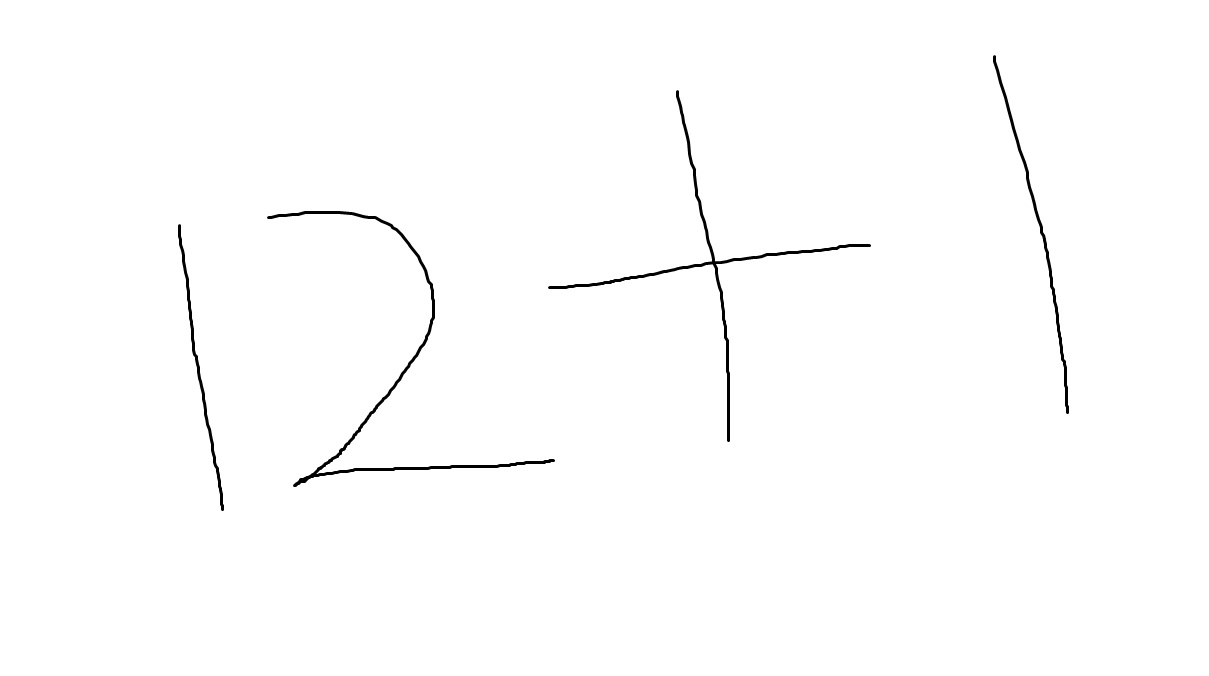
#> input picture Advanced Level/Task 3/equation.jpg, 1209 x 676 px, given as the content of the folder DY FOLDER/LetGrowMore/Beginner/Task9/data/extracted_images/-, which was not available
$ jupyter execute --allow-errors 'Handwritten equation solver using CNN.ipynb'   (text cells are left out)
#> lines starting #> are read from the running program, lines starting #| are printed output that depends on the picture; after the words box and inside, x2 and y2 are one past the last pixel; in counts of white or black regions, pixels touching at a corner belong together; pictures that were not available may be replaced by others from this repository, and a replacement may not be noted
[cell 1]
import pandas as pd
import numpy as np
import matplotlib.pyplot as plt
import cv2
import os
from os import listdir
from os.path import isfile,join
from PIL import Image

[cell 2]
def load_image_from_folder(folder):
    train_data=[]
    for filename in os.listdir(folder):
        img=cv2.imread(os.path.join(folder,filename),cv2.IMREAD_GRAYSCALE)
#> img is the input picture: shape (676, 1209); min 0, max 255, mean 253.1
        img=~img
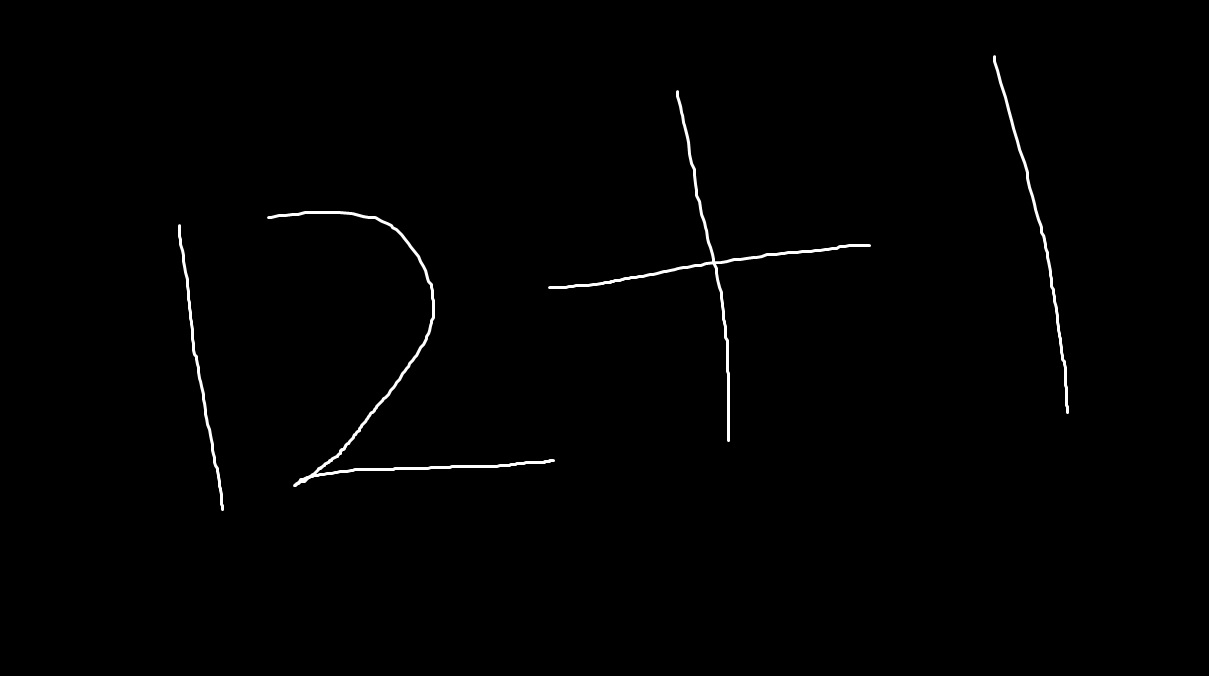
#> img: shape (676, 1209); min 0, max 255, mean 1.9
        if img is not None:
            _,thresh=cv2.threshold(img,127,255,cv2.THRESH_BINARY)
#> thresh: shape (676, 1209); 0.76% white; 4 white regions
            ctrs=cv2.findContours(thresh,cv2.RETR_EXTERNAL,cv2.CHAIN_APPROX_NONE)[0]
#> ctrs = 4 contours; box (x1, y1, x2, y2) and area: (267, 211, 555, 487) 1530, (548, 90, 871, 442) 1382, (993, 55, 1069, 414) 752, (178, 224, 224, 511) 586
            cnt=sorted(ctrs,key=lambda ctr:cv2.boundingRect(ctr))
#> cnt has the same summary as ctrs
            w=int(28)
            h=int(28)
            maxi=0
            for c in cnt:
                x,y,w,h= cv2.boundingRect(c)
                maxi=max(w*h,maxi)
                if maxi==w*h:
                    x_max=x
                    y_max=y
                    w_max=w
                    h_max=h
#> this loop made 4 passes
#> (x, y, w, h, maxi, x_max, y_max, w_max) on passes 1 to 3: (178, 224, 46, 287, 13202, 178, 224, 46), (267, 211, 288, 276, 79488, 267, 211, 288), (548, 90, 323, 352, 113696, 548, 90, 323)
#> (x, y, w, h, maxi) on pass 4: (993, 55, 76, 359, 113696)
            im_crop=thresh[y_max:y_max+h_max+10,x_max:x_max+w_max+10]
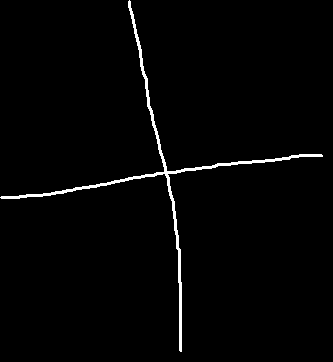
#> im_crop: shape (362, 333); 1.7% white; 1 white region
            im_resize=cv2.resize(im_crop,(28,28))
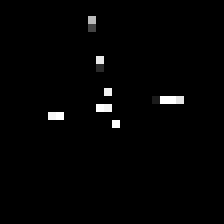
#> im_resize: shape (28, 28) (shown 8 times larger); min 0, max 255, mean 3.6
            im_resize=np.reshape(im_resize,(784,1))
#> im_resize = 784 values, max 255 at index 356, min 0 at index 0, mean 3.56
            train_data.append(im_resize)
    return train_data

[cell 3]
data=[]

[cell 4]
data=load_image_from_folder(r"D:\AASTUDY FOLDER\LetGrowMore\Beginner\Task9\data\extracted_images\-")
#> data = 1 item
len(data)
for i in range(0,len(data)):
    data[i]=np.append(data[i],["10"])
#> this loop made 1 pass
print(len(data))
#| 1

[cell 5]
data0=load_image_from_folder("D:\AASTUDY FOLDER\LetGrowMore\Beginner\Task9\data\extracted_images\+")
#> the loop in load_image_from_folder (call 2), `for c in cnt:` made 4 passes
#> data0 = 1 item
len(data0)
for i in range(0,len(data0)):
    data0[i]=np.append(data0[i],["11"])
data=np.concatenate((data,data0))
print(len(data))
#| 2

[cell 6]
data2=load_image_from_folder(r"D:\AASTUDY FOLDER\LetGrowMore\Beginner\Task9\data\extracted_images\0")
#> data2 = 1 item
len(data2)
for i in range(0,len(data2)):
    data2[i]=np.append(data2[i],["0"])
data=np.concatenate((data,data2))
print(len(data))
#| 3

[cell 7]
data3=load_image_from_folder(r"D:\AASTUDY FOLDER\LetGrowMore\Beginner\Task9\data\extracted_images\1")
#> data3 = 1 item
len(data3)
for i in range(0,len(data3)):
    data3[i]=np.append(data3[i],["1"])
data=np.concatenate((data,data3))
print(len(data))
#| 4

[cell 8]
data4=load_image_from_folder(r"D:\AASTUDY FOLDER\LetGrowMore\Beginner\Task9\data\extracted_images\2")
#> data4 = 1 item
len(data4)
for i in range(0,len(data4)):
    data4[i]=np.append(data4[i],["2"])
data=np.concatenate((data,data4))
print(len(data))
#| 5

[cell 9]
data5=load_image_from_folder(r"D:\AASTUDY FOLDER\LetGrowMore\Beginner\Task9\data\extracted_images\3")
#> data5 = 1 item
len(data5)
for i in range(0,len(data5)):
    data5[i]=np.append(data5[i],["3"])
data=np.concatenate((data,data5))
print(len(data))
#| 6

[cell 10]
data6=load_image_from_folder(r"D:\AASTUDY FOLDER\LetGrowMore\Beginner\Task9\data\extracted_images\4")
#> data6 = 1 item
len(data6)
for i in range(0,len(data6)):
    data6[i]=np.append(data6[i],["4"])
data=np.concatenate((data,data6))
print(len(data))
#| 7

[cell 11]
data7=load_image_from_folder(r"D:\AASTUDY FOLDER\LetGrowMore\Beginner\Task9\data\extracted_images\5")
#> data7 = 1 item
len(data7)
for i in range(0,len(data7)):
    data7[i]=np.append(data7[i],["5"])
data=np.concatenate((data,data7))
print(len(data))
#| 8

[cell 12]
data8=load_image_from_folder(r"D:\AASTUDY FOLDER\LetGrowMore\Beginner\Task9\data\extracted_images\6")
#> data8 = 1 item
len(data8)
for i in range(0,len(data8)):
    data8[i]=np.append(data8[i],["6"])
data=np.concatenate((data,data8))
print(len(data))
#| 9

[cell 13]
data9=load_image_from_folder(r"D:\AASTUDY FOLDER\LetGrowMore\Beginner\Task9\data\extracted_images\7")
#> data9 = 1 item
len(data9)
for i in range(0,len(data9)):
    data9[i]=np.append(data9[i],["7"])
data=np.concatenate((data,data9))
print(len(data))
#| 10

[cell 14]
data10=load_image_from_folder(r"D:\AASTUDY FOLDER\LetGrowMore\Beginner\Task9\data\extracted_images\8")
#> data10 = 1 item
len(data10)
for i in range(0,len(data10)):
    data10[i]=np.append(data10[i],["8"])
data=np.concatenate((data,data10))
print(len(data))
#| 11

[cell 15]
data11=load_image_from_folder(r"D:\AASTUDY FOLDER\LetGrowMore\Beginner\Task9\data\extracted_images\9")
#> data11 = 1 item
len(data11)
for i in range(0,len(data11)):
    data11[i]=np.append(data11[i],["9"])
data=np.concatenate((data,data11))
print(len(data))
#| 12

[cell 16]
data12=load_image_from_folder(r"D:\AASTUDY FOLDER\LetGrowMore\Beginner\Task9\data\extracted_images\times")
#> data12 = 1 item
len(data12)
for i in range(0,len(data12)):
    data12[i]=np.append(data12[i],["12"])
data=np.concatenate((data,data12))
print(len(data))
#| 13

[cell 17]
df = pd.DataFrame(data, index=None)
#> df = table of 13 rows and 785 columns
df.to_csv('train_final.csv', index=False )

[cell 18]
df_train = pd.read_csv('train_final.csv', index_col=False)
df_train.head()

[cell 19]
labels=df_train["784"]
df_train.drop(df_train.columns[[784]],axis=1,inplace=True)
df_train.head()

[cell 20]
np.random.seed(1212)
from keras.layers import *
from keras import optimizers
from keras.layers import Input,Dense,Flatten,Dropout
from keras.models import Sequential
from keras.layers.convolutional import Conv2D,MaxPooling2D
from keras.utils import np_utils

[cell 21]
labels=np.array(labels)

[cell 22]
from keras.utils.np_utils import to_categorical
#> (the rest of this cell did not finish here and is left out)

[cell 23]
df_train.head()

[cell 24]
l=[]
#> (the rest of this cell did not finish here and is left out)

[cell 25]
np.random.seed(7)
#> (the rest of this cell did not finish here and is left out)

#> (a cell that did not finish here is left out)

#> (a cell that did not finish here is left out)

#> (a cell that did not finish here is left out)

[cell 29]
import cv2
img=cv2.imread("D:\AASTUDY FOLDER\LetGrowMore\Beginner\Task9\equation.jpg",cv2.IMREAD_GRAYSCALE)
cv2.imshow("w",img)
cv2.waitKey(0)
cv2.destroyAllWindows()
if img is not None:
    img=~img
    _,thresh=cv2.threshold(img,127,255,cv2.THRESH_BINARY)
    ctrs=cv2.findContours(thresh,cv2.RETR_TREE,cv2.CHAIN_APPROX_SIMPLE)[0]
#> ctrs = 5 contours, 1 with area under 20; largest, box (x1, y1, x2, y2) and area: (267, 211, 555, 487) 1530, (548, 90, 871, 442) 1382, (993, 55, 1069, 414) 752, (178, 224, 224, 511) 586
    cnt=sorted(ctrs,key=lambda ctr:cv2.boundingRect(ctr)[0])
#> cnt has the same summary as ctrs
    w=int(28)
    h=int(28)
    train_data=[]
    rects=[]
    for c in cnt:
        x,y,w,h=cv2.boundingRect(c);
        rect=[x,y,w,h]
        rects.append(rect)
#> this loop made 5 passes
#> (x, y, w, h) on passes 1, 2, 4, 5: (178, 224, 46, 287), (267, 211, 288, 276), (548, 90, 323, 352), (993, 55, 76, 359)
#> (c, x, y, w, h) on pass 3: ([[316, 473], [317, 472], [318, 473], [317, 474]], 316, 472, 3, 3)
#> after the loop, rects = [[178, 224, 46, 287], [267, 211, 288, 276], [316, 472, 3, 3], [548, 90, 323, 352], [993, 55, 76, 359]]
    print("rects",rects)
#| rects [[178, 224, 46, 287], [267, 211, 288, 276], [316, 472, 3, 3], [548, 90, 323, 352], [993, 55, 76, 359]]
    bool_rect=[]
    for r in rects:
        l=[]
        for rec in rects:
            flag=0
            if rec != r:
                if r[0]<(rec[0]+rec[2]+10) and rec[0]<(r[0]+r[2]+10) and r[1]<(rec[1]+rec[3]+10) and rec[1]>(r[1]+r[3]+10):
                    flag=1
                l.append(flag)

            if rec==r:
                l.append(0)
        bool_rect.append(l)
#> this loop made 5 passes
#> after the loop, bool_rect = [[0, 0, 0, 0, 0], [0, 0, 0, 0, 0], [0, 0, 0, 0, 0], [0, 0, 0, 0, 0], [0, 0, 0, 0, 0]]
    print("bool",bool_rect)
#| bool [[0, 0, 0, 0, 0], [0, 0, 0, 0, 0], [0, 0, 0, 0, 0], [0, 0, 0, 0, 0], [0, 0, 0, 0, 0]]
    dump_rect=[]
    for i in range(0,len(cnt)):
        for j in range(0,len(cnt)):
            if(bool_rect[i][j]==1):
                area1=rects[i][2]*rects[i][3]
                area2=rects[j][2]*rects[j][3]
                            #take rect with maximum area

                if(area1==min(area1,area2)):
                    dump_rect.append(rects[i])
#> this loop made 5 passes
#> after the loop, dump_rect = []
    print("dump",dump_rect)
#| dump []
                #all final rects excluding dump
    final_rect=[i for i in rects if i not in dump_rect]
#> final_rect has the same summary as rects
    print("final",final_rect)
#| final [[178, 224, 46, 287], [267, 211, 288, 276], [316, 472, 3, 3], [548, 90, 323, 352], [993, 55, 76, 359]]
    for r in final_rect:
        x=r[0]
        y=r[1]
        w=r[2]
        h=r[3]
        im_crop=thresh[y:y+h+20,x:x+w+20]
        im_resize=cv2.resize(im_crop,(28,28))
        cv2.imshow("work",im_resize)
        cv2.waitKey(0)
        cv2.destroyAllWindows()
        train_data.append(im_resize)
#> this loop made 5 passes
#> pass 1, `im_crop=thresh[y:y+h+20,x:x+w+20]`:
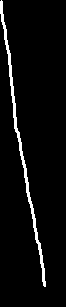
#> im_crop: shape (307, 66); 4.3% white; 1 white region, box (x1, y1, x2, y2) and area: (0, 0, 46, 287) 874
#> pass 1, `im_resize=cv2.resize(im_crop,(28,28))`:
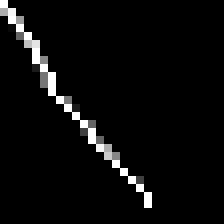
#> im_resize: shape (28, 28) (shown 8 times larger); min 0, max 255, mean 10.6
#> pass 2, `im_crop=thresh[y:y+h+20,x:x+w+20]`:
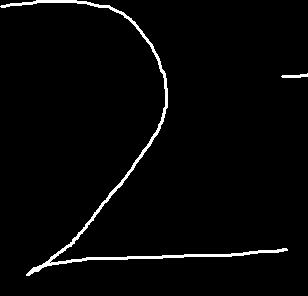
#> im_crop: shape (296, 308); 2.5% white; 2 white regions, box (x1, y1, x2, y2) and area: (0, 0, 288, 276) 2177, (281, 73, 308, 78) 81
#> pass 2, `im_resize=cv2.resize(im_crop,(28,28))`:
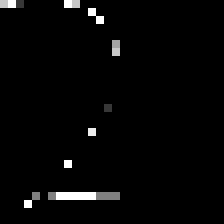
#> im_resize: shape (28, 28) (shown 8 times larger); min 0, max 255, mean 5.8
#> after the loop:
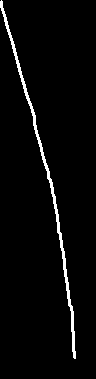
#> im_crop: shape (379, 96); 3.1% white; 1 white region, box (x1, y1, x2, y2) and area: (0, 0, 76, 359) 1111
#> after the loop, train_data = 5 items
